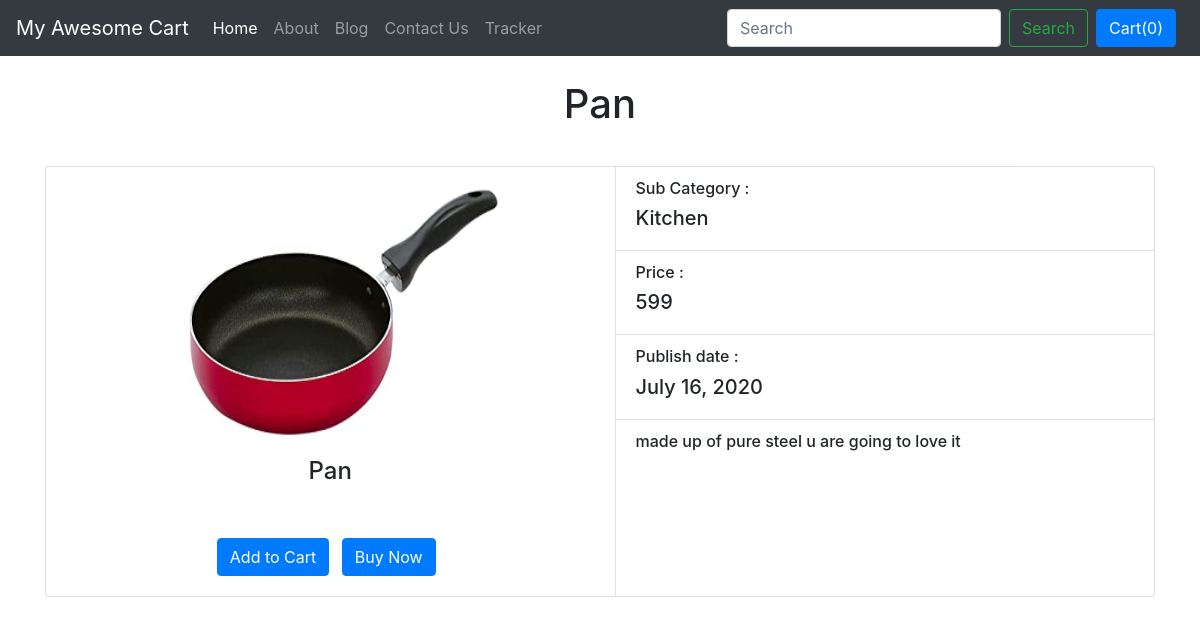
The page /shop/products/8 on the database its author committed.
### shop/models.py (models this page shows, shortened)
class Product(models.Model):
    product_id=models.AutoField
    product_name=models.CharField(max_length=30, default="")
    category=models.CharField(max_length=50, default="")
    subcategory=models.CharField(max_length=50, default="")
    desc=models.CharField(max_length=300, default="")
    price=models.IntegerField(default=0)
    pub_date =models.DateField()
    image=models.ImageField(upload_to="shop/images", default="")

### shop/views.py (the view)
# urls.py: path('products/<int:myid>',views.prodview, name="shopprodview"),
def prodview(request,myid):
    product = Product.objects.filter(id=myid)
    param={'product':product}
    return render(request, 'shop/prodview.html',param)

### shop/templates/shop/prodview.html (shortened to what this page needs)
{% extends 'shop/basic.html' %}
{% block body%}
<br>
<div class="container">
    <h1>{{product.0.product_name}}</h1>
    <div class="card-group">
        <div class="card col sm-4 m" style="width: 18rem;">
          <img src="/media/{{product.0.image}}" class="card-img-top" alt="...">
          <div class="card-body">
            <h4 class="card-title">{{product.0.product_name}}</h4>
          </div>
          <div class="card-body">
            <button id="pr{{product.0.id}}" class="btn btn-primary cart">Add to Cart</button>
            <a href="/shop/" class="btn btn-primary mx-2 my-0" role="button">Buy Now</a>
          </div>
        </div>
        <div class="card" style="width: 18rem;">
          <ul class="list-group list-group-flush">
              <li class="list-group-item"><h6>Sub Category :</h6><h5>{{product.0.subcategory}}</h5></li>
              <li class="list-group-item"><h6>Price :</h6><h5>{{product.0.price}}</h5></li>
              <li class="list-group-item"><h6>Publish date :</h6><h5>{{product.0.pub_date}}</h5></li>
              <li class="list-group-item"><h6>{{product.0.desc}}</h6></li>
          </ul>
        </div>
    </div>
</div>
{% endblock %}

### rows shown on the page
Product: product_name "Pan", image (picture), subcategory "Kitchen", price "599", pub_date "July 16, 2020", desc "made up of pure steel u are going to love it"
